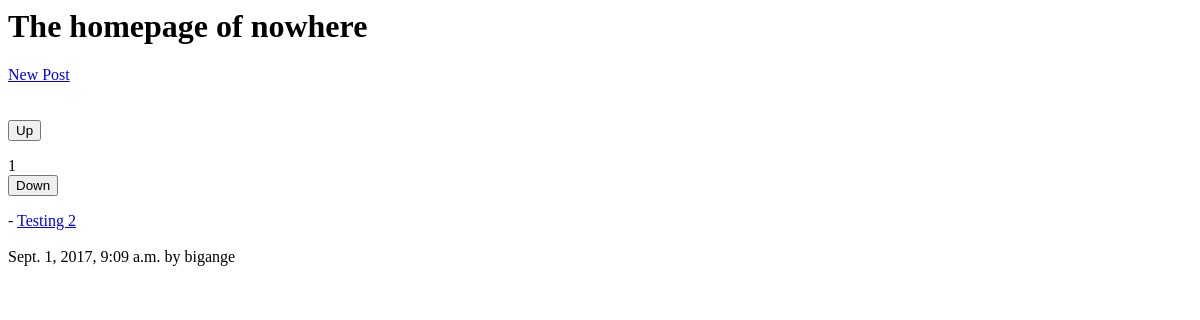
The app's page /, older data.
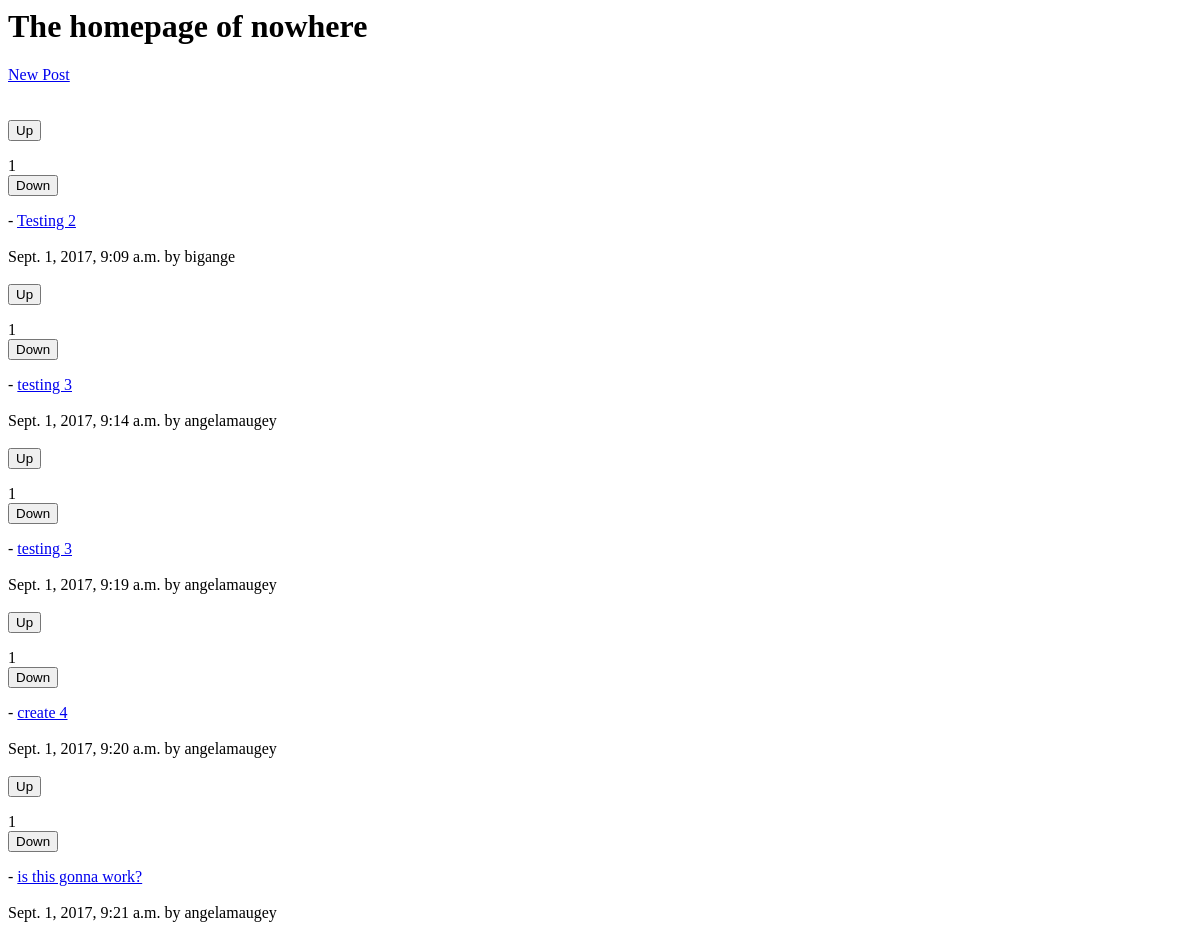
The same page, newer data.
### posts/models.py (models this page shows)
class Post(models.Model):
    title = models.CharField(max_length=200)
    url = models.TextField()
    pub_date = models.DateTimeField()
    author = models.ForeignKey(User)
    votes_total = models.IntegerField(default=1)

### posts/views.py (the view)
# urls.py: 2. Add a URL to urlpatterns:  url(r'^$', views.home, name='home')
def home(request):
    posts = Post.objects.order_by('votes_total')
    return render(request, 'posts/home.html', {'posts':posts})

### posts/templates/posts/home.html (shortened to what this page needs)
<h1>The homepage of nowhere</h1>
<a href="{% url 'posts:create' %}">New Post</a>
{% for post in posts.all %}
<form action="{% url 'posts:upvote' post.id %}" method="POST">
  <input type="submit" value="Up">
</form> {{ post.votes_total }} <form action="{% url 'posts:downvote' post.id %}" method="POST">
  <input type="submit" value="Down">
</form> - <a href="{{ post.url }}">{{ post.title }}</a>
{{ post.pub_date }} by {{ post.author.username }}
{% endfor %}

Row changes from the older to the newer data that the page shows:
added Post: votes_total "1", title "testing 3", pub_date "Sept. 1, 2017, 9:14 a.m.", author.username "angelamaugey"
added Post: votes_total "1", title "testing 3", pub_date "Sept. 1, 2017, 9:19 a.m.", author.username "angelamaugey"
added Post: votes_total "1", title "create 4", pub_date "Sept. 1, 2017, 9:20 a.m.", author.username "angelamaugey"
added Post: votes_total "1", title "is this gonna work?", pub_date "Sept. 1, 2017, 9:21 a.m.", author.username "angelamaugey"
